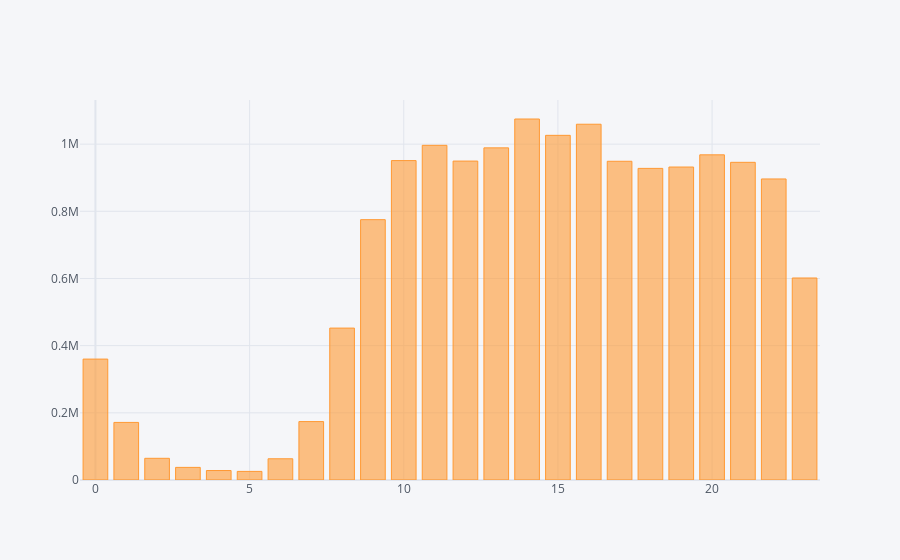

The notebook cell this image was saved under:
### Code cell
orders_payments_hour = orders_payments_hour.groupby('hour').sum()

orders_payments_hour.iplot(kind = 'bar')

### Figure 1 — Plotly figure (JSON) as saved in the notebook; plotly's stock layout.template omitted (floating-point values rounded to 4 significant figures)
{"data": [{"marker": {"color": "rgba(255, 153, 51, 0.6)", "line": {"color": "rgba(255, 153, 51, 1.0)", "width": 1}}, "name": "payment_value", "orientation": "v", "text": "", "type": "bar", "x": [0, 1, 2, 3, 4, 5, 6, 7, 8, 9, 10, 11, 12, 13, 14, 15, 16, 17, 18, 19, 20, 21, 22, 23], "y": [360000.0, 171400.0, 64570.0, 37550.0, 28210.0, 25620.0, 63220.0, 173900.0, 452300.0, 775100.0, 951000.0, 996500.0, 949600.0, 988900.0, 1075000.0, 1026000.0, 1059000.0, 949000.0, 927800.0, 931800.0, 968200.0, 945900.0, 896300.0, 601500.0]}], "layout": {"legend": {"bgcolor": "#F5F6F9", "font": {"color": "#4D5663"}}, "paper_bgcolor": "#F5F6F9", "plot_bgcolor": "#F5F6F9", "title": {"font": {"color": "#4D5663"}}, "xaxis": {"gridcolor": "#E1E5ED", "showgrid": true, "tickfont": {"color": "#4D5663"}, "title": {"font": {"color": "#4D5663"}, "text": ""}, "zerolinecolor": "#E1E5ED"}, "yaxis": {"gridcolor": "#E1E5ED", "showgrid": true, "tickfont": {"color": "#4D5663"}, "title": {"font": {"color": "#4D5663"}, "text": ""}, "zerolinecolor": "#E1E5ED"}}}
